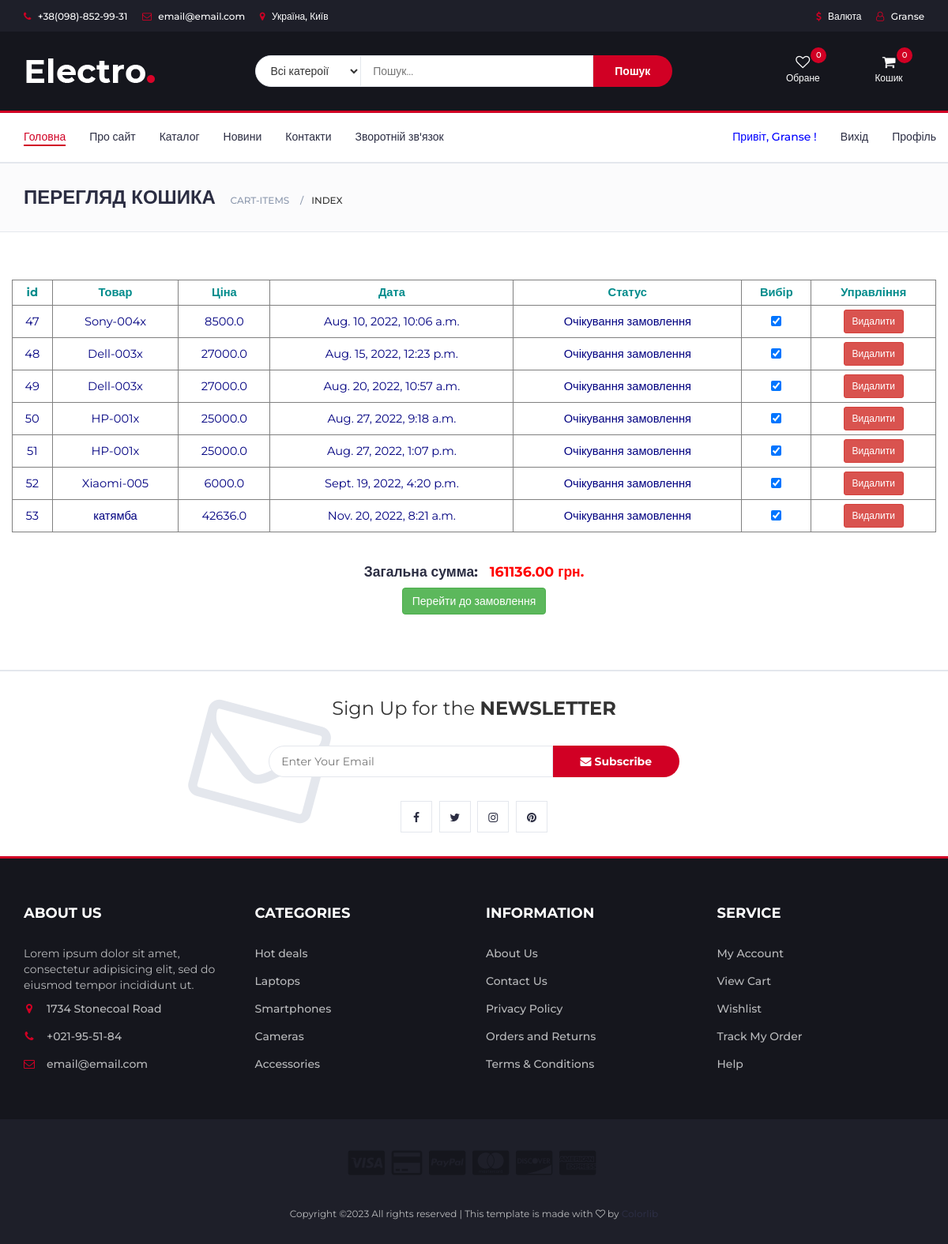
The app's page /items/ (signed in) with its own data.
### items/models.py (models this page shows, shortened)
class Item(models.Model):
    user = models.ForeignKey(User, on_delete=models.CASCADE)
    product = models.ForeignKey(Product, on_delete=models.CASCADE)
    date = models.DateTimeField(null=False, default=timezone.now)
    status = models.CharField(max_length=100)

### catalog/models.py (models this page shows, shortened)
class Product(models.Model):
    name = models.CharField(max_length=100, null=False)
    about = models.TextField(max_length=500, null=False)
    picture = models.FileField(upload_to='pictures/', null=False)
    price = models.FloatField(null=False)
    count = models.IntegerField(null=False)
    producer = models.ForeignKey(Producer, on_delete=models.CASCADE)
    category = models.ForeignKey(Category, on_delete=models.CASCADE)

### items/views.py (the view)
# urls.py: path('', index),
def index(request):
    return render(request, 'items/index.html', {
        'title': 'Перегляд кошика',
        'user_items': Item.objects.filter(user_id=request.user.id)
    })

### templates/items/index.html (shortened to what this page needs)
{% extends 'layouts/base.html' %}
{% block content %}
{% load static %}
		<div id="breadcrumb" class="section">
			<div class="container">
				<div class="row">
					<div class="col-md-12">
						<h3 class="breadcrumb-header">{{ title }}</h3>
						<ul class="breadcrumb-tree">
							<li><a href="/">cart-items</a></li>
							<li class="active">index</li>
						</ul>
					</div>
				</div>
			</div>
		</div>
		<div class="section">
			<div class="container">
				<div class="row text-center">
					<table id="items-table" border="1" >
						<thead>
						<tr>
							<th>id</th>
							<th>Товар</th>
							<th>Ціна</th>
							<th>Дата</th>
							<th>Статус</th>
							<th>Вибір</th>
							<th>Управління</th>
						</tr>
						</thead>
						<tbody>
							{% for item in user_items %}
							<tr>
								<td class="id_cell">{{ item.id }}</td>
								<td>{{ item.product.name }}</td>
								<td class="price_cell">{{ item.product.price }}</td>
								<td>{{ item.date }}</td>
								<td>{{ item.status }}</td>
								<td>
									<input type="checkbox" class="check" value="yes" checked>
								</td>
								<td>
									<button class="btn btn-sm btn-danger del-btn">Видалити</button>
								</td>
							</tr>
							{% endfor %}
						</tbody>
					</table>
					<br>
					<div>
						<h5 style="font-size: 1.75rem; margin-top: 20px">
							Загальна сумма: &nbsp;
							<span id="total" style="color: red">0.00 грн</span>
						</h5>
					</div>
					<p class="mb-3 text-center mt-2">
						<a id="bill-btn" href="/orders/bill/" class="btn btn-success">Перейти до замовлення</a>
					</p>
				</div>
			</div>
		</div>
{% endblock content %}

### templates/layouts/header.html (shortened to what this page needs)
		{% load static %}
		<header>
			<div id="top-header">
				<div class="container">
					<ul class="header-links pull-left">
						<li><a href="#"><i class="fa fa-phone"></i> +38(098)-852-99-31</a></li>
						<li><a href="#"><i class="fa fa-envelope-o"></i> email@email.com</a></li>
						<li><a href="#"><i class="fa fa-map-marker"></i> Україна, Київ</a></li>
					</ul>
					<ul class="header-links pull-right">
						<li><a href="#"><i class="fa fa-dollar"></i> Валюта</a></li>
						<li>
							<a href="#"><i class="fa fa-user-o"></i>
								{% if user.is_authenticated %}
									{{ user.username }}
								{% else %}
									Гість
								{% endif %}
							</a>
						</li>
					</ul>
				</div>
			</div>
			<div id="header">
				<div class="container">
					<div class="row">
						<div class="col-md-3">
							<div class="header-logo">
								<a href="/home" class="logo">
									<img src="{% static 'img/logo.png' %}" alt="">
								</a>
							</div>
						</div>
						<div class="col-md-6">
							<div class="header-search">
								<form>
									<select class="input-select">
										<option value="0">Всі катероії</option>
									</select>
									<input class="input" placeholder="Пошук...">
									<button class="search-btn">Пошук</button>
								</form>
							</div>
						</div>
						<div class="col-md-3 clearfix">
							<div class="header-ctn">
								<div>
									<a href="/items/wish">
										<i class="fa fa-heart-o"></i>
										<span>Обране</span>
										<div id="wish-count" class="qty">0</div>
									</a>
								</div>
								<div class="dropdown">
									<a class="dropdown-toggle" data-toggle="dropdown" aria-expanded="true">
										<i class="fa fa-shopping-cart"></i>
										<span>Кошик</span>
										<div id="cart-count" class="qty">0</div>
									</a>
								</div>
							</div>
						</div>
					</div>
				</div>
			</div>
		</header>

### templates/layouts/navigation.html
		<nav id="navigation">
			<div class="container">
				<div id="responsive-nav">
					<ul class="main-nav nav navbar-nav">
						<li class="active"><a href="/">Головна</a></li>
						<li><a href="/home/about">Про сайт</a></li>
						<li><a href="/catalog/index">Каталог</a></li>
						<li><a href="#">Новини</a></li>
						<li><a href="/home/contacts">Контакти</a></li>
						<li><a href="/home/feedback">Зворотній зв'язок</a></li>
					</ul>
					<ul class="main-nav nav navbar-nav navbar-right">
						<li><a href="" style="color: blue">
							Привіт,
							{% if user.is_authenticated %}
								{{user.username}}
							{% else %}
								Гість
							{% endif %}
							!
							</a>
						</li>
						{% if not user.is_authenticated %}
							<li><a href="/accounts/sign_in">Вхід</a></li>
							<li><a href="/accounts/sign_up">Реєстрація</a></li>
						{% else %}
							<li><a href="/accounts/sign_out">Вихід</a></li>
							<li><a href="/accounts/profile">Профіль</a></li>
						{% endif %}
					</ul>
				</div>
			</div>
		</nav>

### static/css/style.css (style rules this page uses)
body { font-family: 'Montserrat', sans-serif; font-weight: 400; color: #333; }
h1, h2, h3, h4, h5, h6 { color: #2B2D42; font-weight: 700; margin: 0 0 10px; }
a { color: #2B2D42; font-weight: 500; -webkit-transition: 0.2s color; transition: 0.2s color; }
ul, ol { margin: 0; padding: 0; list-style: none }
.input { height: 40px; padding: 0px 15px; border: 1px solid #E4E7ED; background-color: #FFF; width: 100%; }
.input-select { padding: 0px 15px; background: #FFF; border: 1px solid #E4E7ED; height: 40px; }
.section { padding-top: 30px; padding-bottom: 30px; }
#breadcrumb { padding: 30px 0px; background: #FBFBFC; border-bottom: 1px solid #E4E7ED; margin-bottom: 30px; }
#breadcrumb .breadcrumb-header { display: inline-block; margin-top: 0px; margin-bottom: 0px; margin-right: 15px; text-transform: uppercase; }
#breadcrumb .breadcrumb-tree { display: inline-block; }
#breadcrumb .breadcrumb-tree li { display: inline-block; font-size: 12px; font-weight: 500; text-transform: uppercase; }
#breadcrumb .breadcrumb-tree li+li { margin-left: 10px; }
#breadcrumb .breadcrumb-tree li+li:before { content: '/'; display: inline-block; color: #8D99AE; margin-right: 10px; }
#breadcrumb .breadcrumb-tree li a { color: #8D99AE; }
#top-header { padding-top: 10px; padding-bottom: 10px; background-color: #1E1F29; }
.header-links li { display: inline-block; margin-right: 15px; font-size: 12px; }
.header-links li:last-child { margin-right: 0px; }
.header-links li a { color: #FFF; }
.header-links li i { color: #D10024; margin-right: 5px; }
#header { padding-top: 15px; padding-bottom: 15px; background-color: #15161D; }
.header-logo { float: left; }
.header-logo .logo img { display: block; }
.header-search { padding: 15px 0px; }
.header-search form { position: relative; }
.header-search form .input-select { margin-right: -4px; border-radius: 40px 0px 0px 40px; }
.header-search form .input { width: calc(100% - 260px); margin-right: -4px; }
.header-search form .search-btn { height: 40px; width: 100px; background: #D10024; color: #FFF; font-weight: 700; border: none; border-radius: 0px 40px 40px 0px; }
.header-ctn { float: right; padding: 15px 0px; }
.header-ctn>div { display: inline-block; }
.header-ctn>div+div { margin-left: 15px; }
.header-ctn>div>a { display: block; position: relative; width: 90px; text-align: center; color: #FFF; }
.header-ctn>div>a>i { display: block; font-size: 18px; }
.header-ctn>div>a>span { font-size: 12px; }
.header-ctn>div>a>.qty { position: absolute; right: 15px; top: -10px; width: 20px; height: 20px; line-height: 20px; text-align: center; border-radius: 50%; font-size: 10px; color: #FFF; background-color: #D10024; }
#navigation { background: #FFF; border-bottom: 2px solid #E4E7ED; border-top: 3px solid #D10024; }
.main-nav>li+li { margin-left: 30px }
.main-nav>li>a { padding: 20px 0px; }
.main-nav>li>a:hover, .main-nav>li>a:focus, .main-nav>li.active>a { color: #D10024; background-color: transparent; }
.main-nav>li>a:after { content: ""; display: block; width: 0%; height: 2px; background-color: #D10024; -webkit-transition: 0.2s all; transition: 0.2s all; }
.main-nav>li>a:hover:after, .main-nav>li>a:focus:after, .main-nav>li.active>a:after { width: 100%; }

### templates/items/index.html (style rules this page uses)
#items-table { width:100%; }
#items-table th , #items-table td { text-align: center; font-size: 11pt; padding: 5px; }
#items-table th { color: darkcyan; }
#items-table td { color: navy; }

### records on screen
Item: id "47", product.name "Sony-004x", product.price "8500.0", date "Aug. 10, 2022, 10:06 a.m.", status "Очікування замовлення"
Item: id "48", product.name "Dell-003x", product.price "27000.0", date "Aug. 15, 2022, 12:23 p.m.", status "Очікування замовлення"
Item: id "49", product.name "Dell-003x", product.price "27000.0", date "Aug. 20, 2022, 10:57 a.m.", status "Очікування замовлення"
Item: id "50", product.name "HP-001x", product.price "25000.0", date "Aug. 27, 2022, 9:18 a.m.", status "Очікування замовлення"
Item: id "51", product.name "HP-001x", product.price "25000.0", date "Aug. 27, 2022, 1:07 p.m.", status "Очікування замовлення"
Item: id "52", product.name "Xiaomi-005", product.price "6000.0", date "Sept. 19, 2022, 4:20 p.m.", status "Очікування замовлення"
Item: id "53", product.name "катямба", product.price "42636.0", date "Nov. 20, 2022, 8:21 a.m.", status "Очікування замовлення"

### other values on screen
{{ user.username }} "Granse"
{{ title }} "ПЕРЕГЛЯД КОШИКА"
